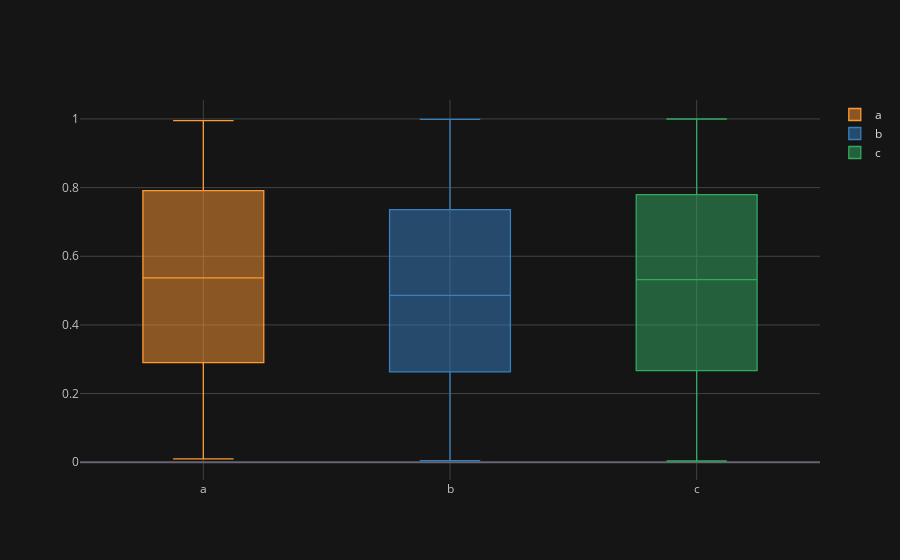

Source (notebook cell):
### Markdown cell above
## Box Plot

### Code cell
df.iplot(kind = 'box')

### Figure 1 — Plotly figure (JSON) as saved in the notebook; plotly's stock layout.template omitted (floating-point values rounded to 4 significant figures; data arrays with more than 128 entries replaced by an {"elided": "..."} marker saying what was removed)
{"data": [{"boxpoints": false, "line": {"width": 1.3}, "marker": {"color": "rgba(255, 153, 51, 1.0)"}, "name": "a", "orientation": "v", "type": "box", "y": {"elided": "300 float values"}}, {"boxpoints": false, "line": {"width": 1.3}, "marker": {"color": "rgba(55, 128, 191, 1.0)"}, "name": "b", "orientation": "v", "type": "box", "y": {"elided": "300 float values"}}, {"boxpoints": false, "line": {"width": 1.3}, "marker": {"color": "rgba(50, 171, 96, 1.0)"}, "name": "c", "orientation": "v", "type": "box", "y": {"elided": "300 float values"}}], "layout": {"legend": {"bgcolor": "#151516", "font": {"color": "#D9D9D9"}}, "paper_bgcolor": "#151516", "plot_bgcolor": "#151516", "title": {"font": {"color": "#D9D9D9"}}, "xaxis": {"gridcolor": "#434343", "showgrid": true, "tickfont": {"color": "#C2C2C2"}, "title": {"font": {"color": "#D9D9D9"}, "text": ""}, "zerolinecolor": "#666570"}, "yaxis": {"gridcolor": "#434343", "showgrid": true, "tickfont": {"color": "#C2C2C2"}, "title": {"font": {"color": "#D9D9D9"}, "text": ""}, "zerolinecolor": "#666570"}}}
